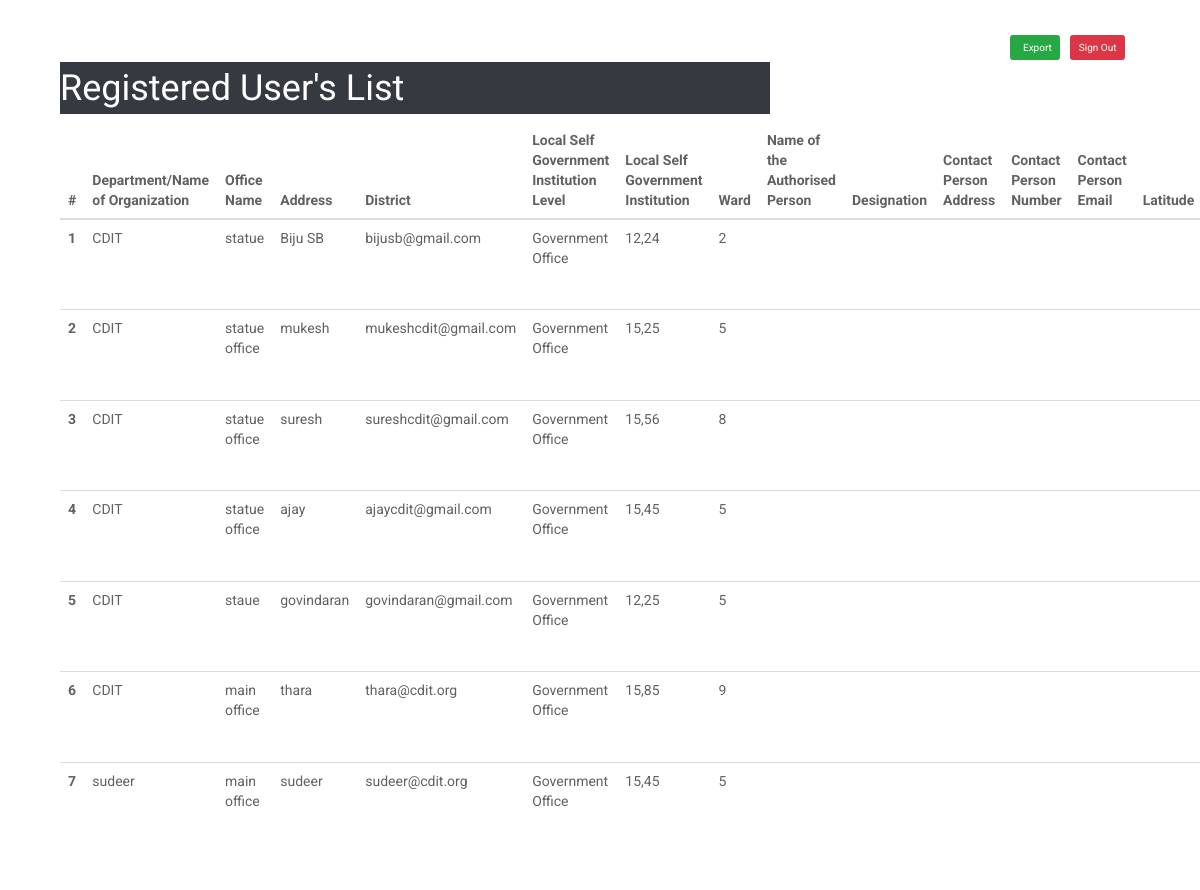
Page /da.php (signed in) on the committed database.
### tables this page shows
CREATE TABLE `users` (
  `id` int(11) NOT NULL AUTO_INCREMENT,
  `date` varchar(255) NOT NULL,
  `officename` varchar(255) NOT NULL,
  `address` varchar(255) NOT NULL,
  `cpersonname` varchar(255) NOT NULL,
  `cpersonemail` varchar(255) NOT NULL,
  `institution` varchar(255) NOT NULL,
  `latlon` varchar(255) NOT NULL,
  `lanconnection` varchar(255) NOT NULL,
  PRIMARY KEY (`id`)
);

### da.php (the view, shortened to what this page needs)
<!DOCTYPE html>
<html lang="en">
   <head>
      <link href='https://maxcdn.bootstrapcdn.com/bootstrap/3.3.7/css/bootstrap.min.css' rel='stylesheet' type='text/css'>
    <link rel="stylesheet" href="../kfonapp/css/animate.css">
    <link rel="stylesheet" href="../kfonapp/css/bootstrap.min.css">
    <link rel="stylesheet" href="../kfonapp/css/magnific-popup.css">
    <link rel="stylesheet" href="../kfonapp/css/slick.css">
    <link rel="stylesheet" href="../kfonapp/css/owl.carousel.min.css">
    <link rel="stylesheet" href="../kfonapp/css/font-awesome.min.css">
    <link rel="stylesheet" href="../kfonapp/css/flaticon.css">
    <link rel="stylesheet" href="../kfonapp/css/style.css">
    <link rel="stylesheet" href="../kfonapp/css/responsive.css">
   </head>
   <body>
      <div class="container mt-2">
          <div class="container-fluid my-5">
    <div class="col-md-12 head">
        <div class="float-right">
            <a href="exportData.php" class="btn btn-success"><i class="dwn"></i> Export</a>
            <a href="logout.php" class="btn btn-danger ml-3" style="float: right";>Sign Out</a>
        </div>
    </div>
         <div class="row">
            <div class="col-md-8 mt-1 mb-1">
               <h2 class="text-white bg-dark">Registered User's List</h2>
            </div>
            <div class="col-md-8">
               <table class="table">
                  <thead>
                     <tr>
                        <th scope="col">#</th>
                        <th scope="col">Department/Name of Organization</th>
                        <th scope="col">Office Name</th>
                        <th scope="col">Address</th>
                        <th scope="col">District</th>
                        <th scope="col">Local Self Government Institution Level</th>
                        <th scope="col">Local Self Government Institution</th>
                        <th scope="col">Ward</th>
                        <th scope="col">Name of the Authorised Person</th>
                        <th scope="col">Designation</th>
                        <th scope="col">Contact Person Address</th>
                        <th scope="col">Contact Person Number</th>
                        <th scope="col">Contact Person Email</th>
                        <th scope="col">Latitude </th>
                     </tr>
                  </thead>
                  <tbody>
                     <?php
                        include 'db.php';
                        $query="select * from users";
                        $result=mysqli_query($conn,$query);
                        ?>
                     <?php if ($result->num_rows > 0): ?>
                     <?php while($array=mysqli_fetch_row($result)): ?>
                     <tr>
                        <th scope="row"><?php echo $array[0];?></th>
                        <td><?php echo $array[2];?></td>
                        <td><?php echo $array[3];?></td>
                        <td><?php echo $array[4];?></td>
                        <td><?php echo $array[5];?></td>
                        <td><?php echo $array[6];?></td>
                        <td><?php echo $array[7];?></td>
                        <td><?php echo $array[8];?></td>
                        <td><?php echo $array[9];?></td>
                        <td><?php echo $array[10];?></td>
                        <td><?php echo $array[11];?></td>
                        <td><?php echo $array[12];?></td>
                        <td><?php echo $array[13];?></td>
                        <td><?php echo $array[14];?></td>
                     </tr>
                     <?php endwhile; ?>
                     <?php else: ?>
                     <tr>
                        <td colspan="3" rowspan="1" headers="">No Data Found</td>
                     </tr>
                     <?php endif; ?>
                  </tbody>
               </table>
            </div>
         </div>
      </div>
   </body>
</html>

### rows in the picture
users: id "1", officename "CDIT", address "statue", cpersonname "Biju SB", cpersonemail "bijusb@gmail.com", institution "Government Office", latlon "12,24", lanconnection "2"
users: id "2", officename "CDIT", address "statue office", cpersonname "mukesh", cpersonemail "mukeshcdit@gmail.com", institution "Government Office", latlon "15,25", lanconnection "5"
users: id "3", officename "CDIT", address "statue office", cpersonname "suresh", cpersonemail "sureshcdit@gmail.com", institution "Government Office", latlon "15,56", lanconnection "8"
users: id "4", officename "CDIT", address "statue office", cpersonname "ajay", cpersonemail "ajaycdit@gmail.com", institution "Government Office", latlon "15,45", lanconnection "5"
users: id "5", officename "CDIT", address "staue", cpersonname "govindaran", cpersonemail "govindaran@gmail.com", institution "Government Office", latlon "12,25", lanconnection "5"
users: id "6", officename "CDIT", address "main office", cpersonname "thara", cpersonemail "thara@cdit.org", institution "Government Office", latlon "15,85", lanconnection "9"
users: id "7", officename "sudeer", address "main office", cpersonname "sudeer", cpersonemail "sudeer@cdit.org", institution "Government Office", latlon "15,45", lanconnection "5"
